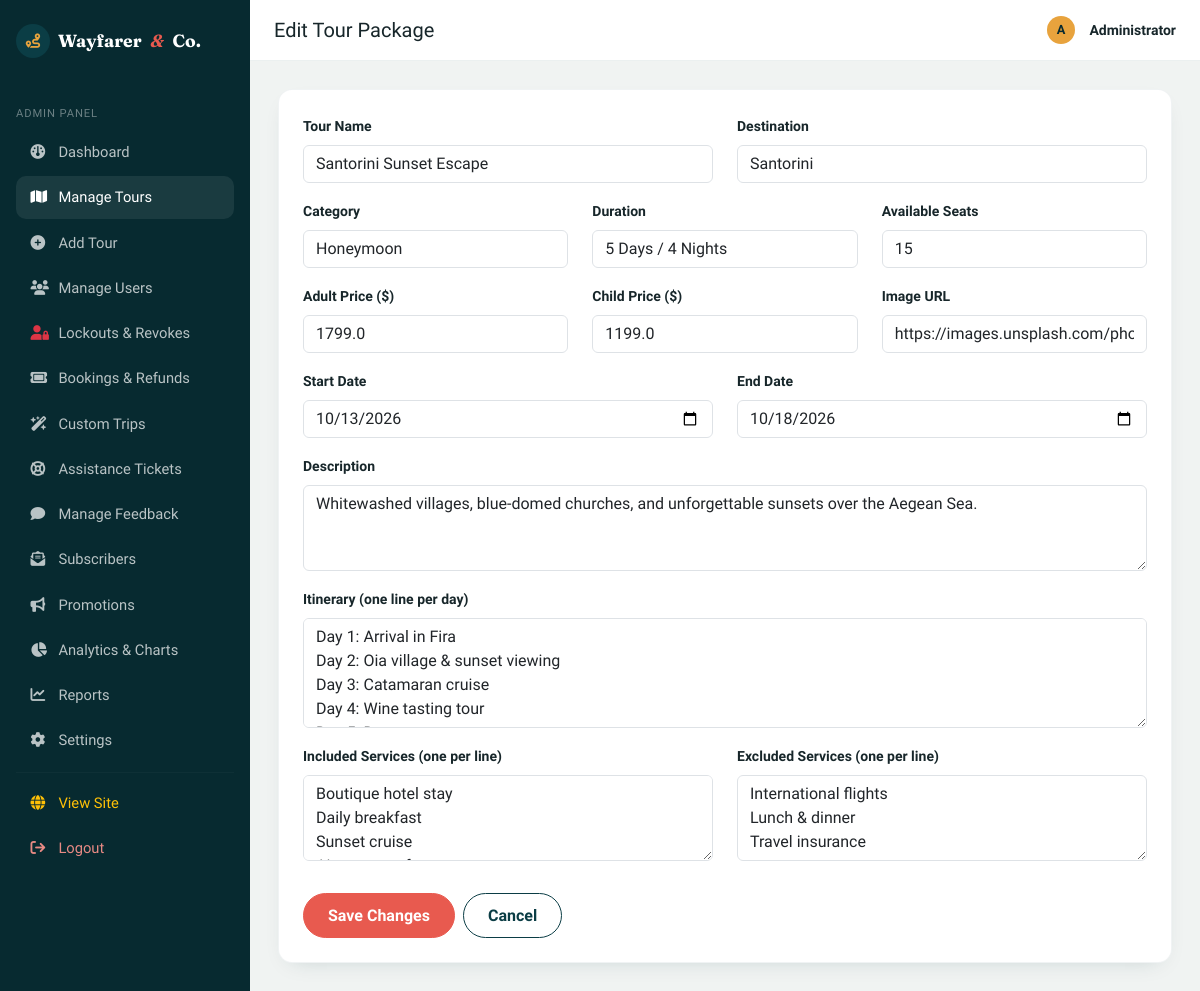
Before: /admin/tours/11/edit (signed in) with the older database file.
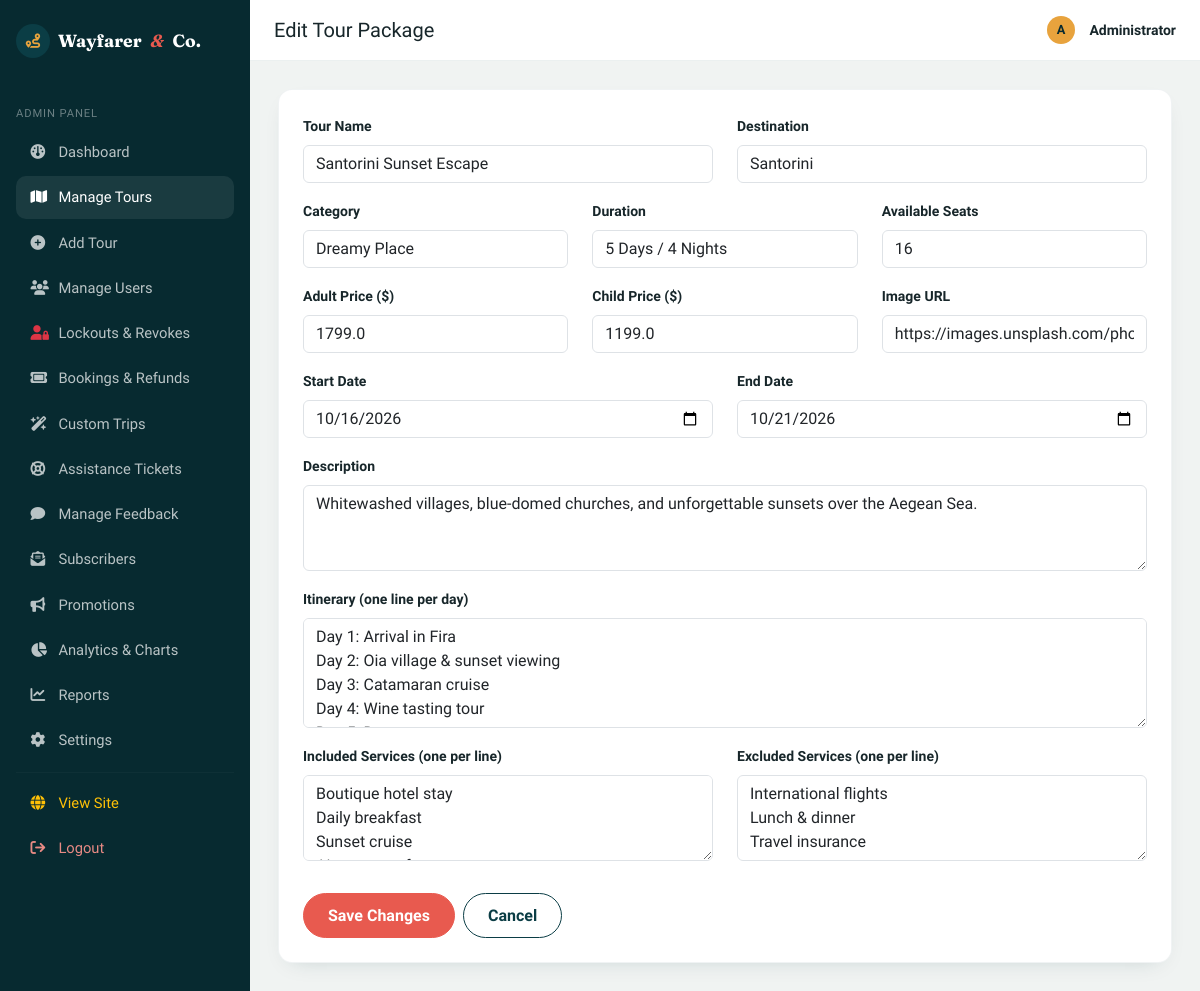
After: the same page with the newer database file.
### models/tour.py (models this page shows, shortened)
class Tour(db.Model):
    __tablename__ = "tours"
    id = db.Column(db.Integer, primary_key=True)
    name = db.Column(db.String(150), nullable=False)
    destination = db.Column(db.String(100), nullable=False, index=True)
    category = db.Column(db.String(50), nullable=False, default="General")
    description = db.Column(db.Text, nullable=False, default="")
    itinerary = db.Column(db.Text, nullable=True)
    duration = db.Column(db.String(50), nullable=False, default="")  # e.g. "5 Days / 4 Nights"
    price = db.Column(db.Float, nullable=False, default=0.0)
    child_price = db.Column(db.Float, nullable=False, default=0.0)
    available_seats = db.Column(db.Integer, nullable=False, default=0)
    start_date = db.Column(db.Date, nullable=True)
    end_date = db.Column(db.Date, nullable=True)
    image_url = db.Column(db.String(400), nullable=True)
    included = db.Column(db.Text, nullable=True)
    excluded = db.Column(db.Text, nullable=True)
    rating = db.Column(db.Float, nullable=False, default=4.5)
    difficulty = db.Column(db.String(30), nullable=False, default="Easy")  # Easy, Moderate, Challenging, Expedition
    season = db.Column(db.String(30), nullable=False, default="All Year")   # Spring, Summer, Autumn, Winter, All Year
    tags = db.Column(db.String(200), nullable=True, default="Popular, Recommended")  # Comma separated
    latitude = db.Column(db.Float, nullable=True, default=46.8182)
    longitude = db.Column(db.Float, nullable=True, default=8.2275)
    max_seats = db.Column(db.Integer, nullable=False, default=30)
    is_active = db.Column(db.Boolean, default=True, nullable=False)
    created_at = db.Column(db.DateTime, default=datetime.utcnow)
    bookings = db.relationship("Booking", backref="tour", lazy=True)
    feedbacks = db.relationship("Feedback", backref="tour", lazy=True)
    favorited_by = db.relationship("Favorite", backref="tour", lazy=True)

### routes/admin.py (the view, shortened to what this page needs)
@admin_bp.route("/tours/<int:tour_id>/edit", methods=["GET", "POST"])
@admin_required
def edit_tour(tour_id):
    tour = Tour.query.get_or_404(tour_id)
    return render_template("admin/edit_tour.html", tour=tour, form=None)

### models/user.py (called while the page is built)
    def is_admin(self):
        return self.role == "admin"

### routes/main.py (called while the page is built)
@main_bp.app_context_processor
def inject_globals():
    from flask import session
    security_mode = session.get("security_mode", "ON")
    return {
        "current_user": get_current_user(),
        "security_mode": security_mode
    }

### routes/utils.py (called while the page is built)
def get_current_user():
    user_id = session.get("user_id")
    if not user_id:
        return None
    return db.session.get(User, user_id)

### templates/admin/edit_tour.html (shortened to what the changed rows need)
{% extends "admin/base_admin.html" %}
{% set active = 'tours' %}
{% block admin_content %}
{% set f = form if form else tour %}
<div class="wf-panel p-4">
    <form method="post">
        <div class="row">
            <div class="col-md-6 mb-3">
                <label class="form-label small fw-semibold">Tour Name</label>
                <input type="text" name="name" class="form-control" value="{{ f.name if form is none else form.get('name','') }}" required>
            </div>
            <div class="col-md-6 mb-3">
                <label class="form-label small fw-semibold">Destination</label>
                <input type="text" name="destination" class="form-control" value="{{ f.destination if form is none else form.get('destination','') }}" required>
            </div>
        </div>
        <div class="row">
            <div class="col-md-4 mb-3">
                <label class="form-label small fw-semibold">Category</label>
                <input type="text" name="category" class="form-control" value="{{ f.category if form is none else form.get('category','') }}">
            </div>
            <div class="col-md-4 mb-3">
                <label class="form-label small fw-semibold">Duration</label>
                <input type="text" name="duration" class="form-control" value="{{ f.duration if form is none else form.get('duration','') }}" required>
            </div>
            <div class="col-md-4 mb-3">
                <label class="form-label small fw-semibold">Available Seats</label>
                <input type="number" name="available_seats" class="form-control" min="0" value="{{ f.available_seats if form is none else form.get('available_seats',0) }}" required>
            </div>
        </div>
        <div class="row">
            <div class="col-md-4 mb-3">
                <label class="form-label small fw-semibold">Adult Price ($)</label>
                <input type="number" step="0.01" name="price" class="form-control" min="0" value="{{ f.price if form is none else form.get('price','') }}" required>
            </div>
            <div class="col-md-4 mb-3">
                <label class="form-label small fw-semibold">Child Price ($)</label>
                <input type="number" step="0.01" name="child_price" class="form-control" min="0" value="{{ f.child_price if form is none else form.get('child_price', 0) }}">
            </div>
            <div class="col-md-4 mb-3">
                <label class="form-label small fw-semibold">Image URL</label>
                <input type="text" name="image_url" class="form-control" value="{{ f.image_url if form is none else form.get('image_url','') }}">
            </div>
        </div>
        <div class="row">
            <div class="col-md-6 mb-3">
                <label class="form-label small fw-semibold">Start Date</label>
                <input type="date" name="start_date" class="form-control" value="{{ tour.start_date if form is none else form.get('start_date','') }}">
            </div>
            <div class="col-md-6 mb-3">
                <label class="form-label small fw-semibold">End Date</label>
                <input type="date" name="end_date" class="form-control" value="{{ tour.end_date if form is none else form.get('end_date','') }}">
            </div>
        </div>
        <div class="mb-3">
            <label class="form-label small fw-semibold">Description</label>
            <textarea name="description" class="form-control" rows="3">{{ f.description if form is none else form.get('description','') }}</textarea>
        </div>
        <div class="mb-3">
            <label class="form-label small fw-semibold">Itinerary (one line per day)</label>
            <textarea name="itinerary" class="form-control" rows="4">{{ f.itinerary if form is none else form.get('itinerary','') }}</textarea>
        </div>
        <div class="row">
            <div class="col-md-6 mb-3">
                <label class="form-label small fw-semibold">Included Services (one per line)</label>
                <textarea name="included" class="form-control" rows="3">{{ f.included if form is none else form.get('included','') }}</textarea>
            </div>
            <div class="col-md-6 mb-3">
                <label class="form-label small fw-semibold">Excluded Services (one per line)</label>
                <textarea name="excluded" class="form-control" rows="3">{{ f.excluded if form is none else form.get('excluded','') }}</textarea>
            </div>
        </div>
    </form>
</div>
{% endblock %}

Changed rows visible on the page:
changed Tour "Santorini Sunset Escape": category "Honeymoon" → "Dreamy Place"; available_seats "15" → "16"; start_date "10/13/2026" → "10/16/2026"; end_date "10/18/2026" → "10/21/2026"
